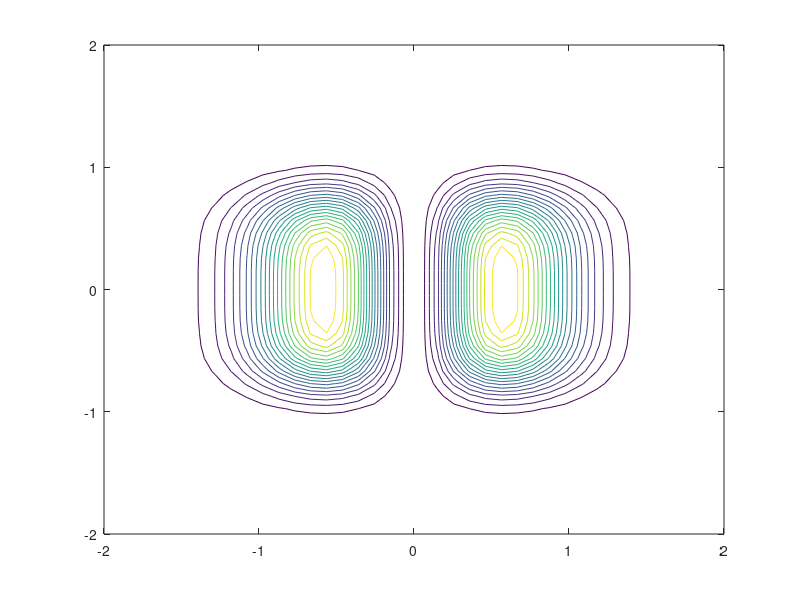

The MATLAB script that drew this image:
%% Question 1
% https://i.imgur.com/cbxJzFG.png
% https://i.imgur.com/Hg8ZETx.png
f=@(x,y)x.^2.*exp(-3*(x.^2+y.^4))
x=linspace(-2,2,40); y=linspace(-2,2,40);
[X,Y]=meshgrid(x,y);
Z=f(X,Y)
contour(X,Y,Z,20)